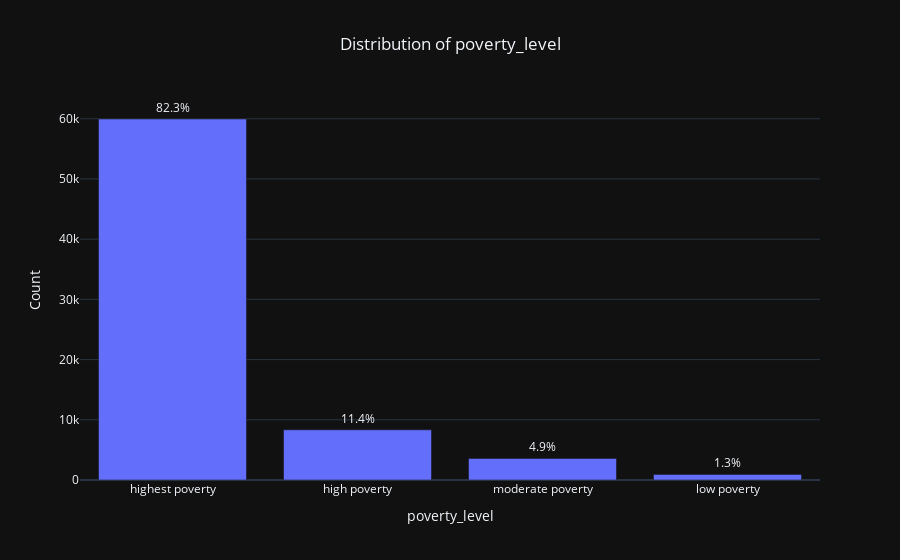
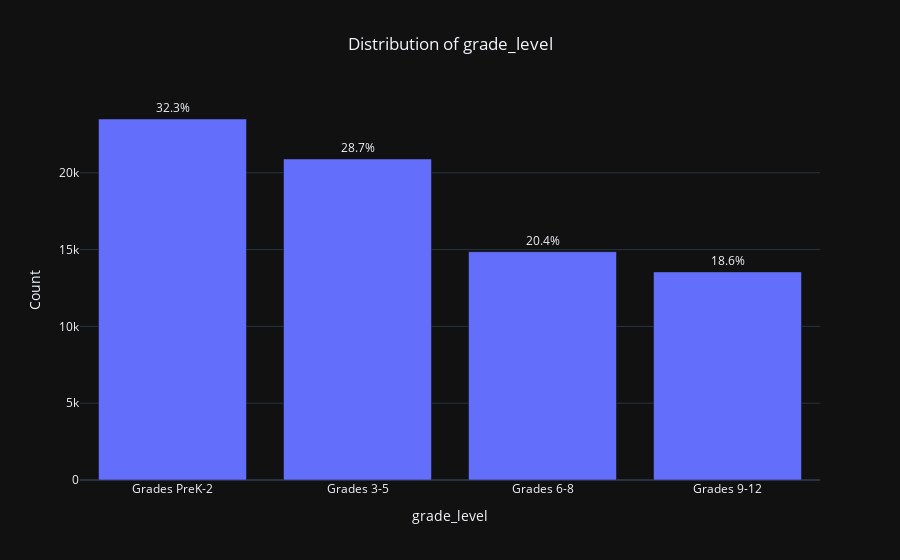
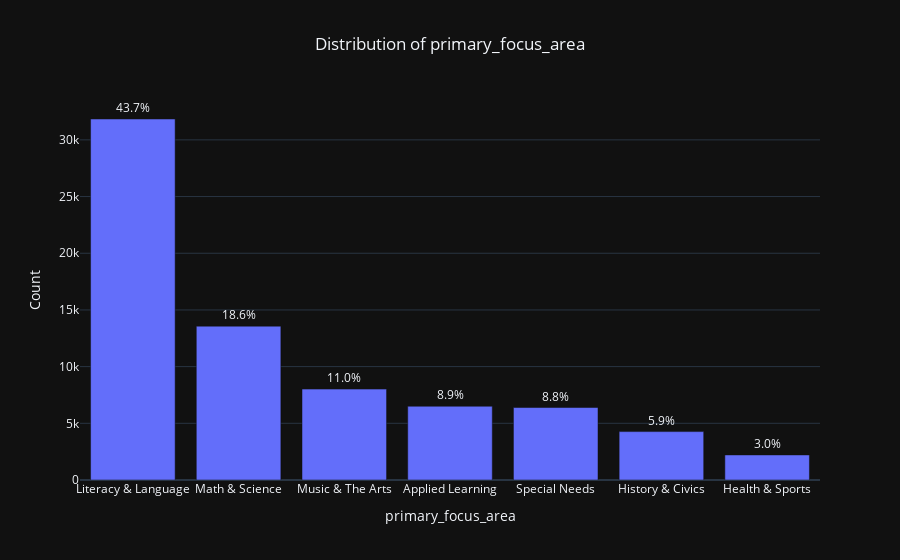
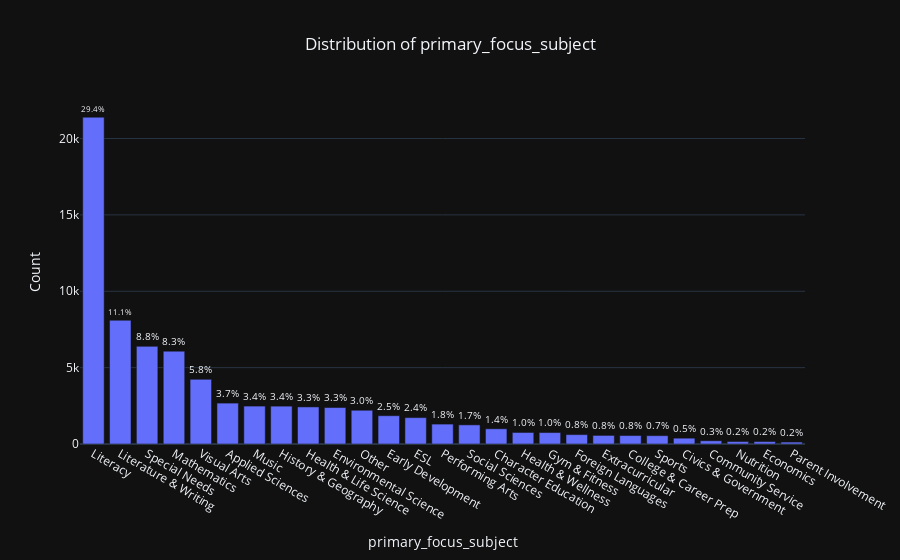

Notebook code for these charts, in order:
### Code cell
categorical_variables = ['poverty_level', 'grade_level', 'primary_focus_area', 'primary_focus_subject', 'school_metro']

for variable in categorical_variables:
    data = projects_ny[variable].value_counts(normalize=False).reset_index()  
    data['Percentage'] = (projects_ny[variable].value_counts(normalize=True) * 100).values 
    data.columns = [variable, 'Count', 'Percentage'] 
    
    fig = px.bar(
        data,
        x=variable,
        y='Count',
        text='Percentage', 
        title=f'Distribution of {variable}',
        labels={variable: variable, 'Count': 'Count'}
    )
    
    fig.update_traces(texttemplate='%{text:.1f}%', textposition='outside') 
    fig.update_layout(template='plotly_dark', title=dict(x=0.5))
    fig.show()

### Figure 1 — Plotly figure (JSON) as saved in the notebook; plotly's stock layout.template omitted (floating-point values rounded to 4 significant figures)
{"data": [{"alignmentgroup": "True", "hovertemplate": "poverty_level=%{x}<br>Count=%{y}<br>Percentage=%{text}<extra></extra>", "legendgroup": "", "marker": {"color": "#636efa", "pattern": {"shape": ""}}, "name": "", "offsetgroup": "", "orientation": "v", "showlegend": false, "text": [82.35, 11.44, 4.932, 1.279], "textposition": "outside", "texttemplate": "%{text:.1f}%", "type": "bar", "x": ["highest poverty", "high poverty", "moderate poverty", "low poverty"], "xaxis": "x", "y": [59958, 8330, 3591, 931], "yaxis": "y"}], "layout": {"barmode": "relative", "legend": {"tracegroupgap": 0}, "title": {"text": "Distribution of poverty_level", "x": 0.5}, "xaxis": {"anchor": "y", "domain": [0, 1], "title": {"text": "poverty_level"}}, "yaxis": {"anchor": "x", "domain": [0, 1], "title": {"text": "Count"}}}}

### Figure 2 — Plotly figure (JSON) as saved in the notebook; plotly's stock layout.template omitted (floating-point values rounded to 4 significant figures)
{"data": [{"alignmentgroup": "True", "hovertemplate": "grade_level=%{x}<br>Count=%{y}<br>Percentage=%{text}<extra></extra>", "legendgroup": "", "marker": {"color": "#636efa", "pattern": {"shape": ""}}, "name": "", "offsetgroup": "", "orientation": "v", "showlegend": false, "text": [32.28, 28.7, 20.41, 18.61], "textposition": "outside", "texttemplate": "%{text:.1f}%", "type": "bar", "x": ["Grades PreK-2", "Grades 3-5", "Grades 6-8", "Grades 9-12"], "xaxis": "x", "y": [23501, 20898, 14863, 13548], "yaxis": "y"}], "layout": {"barmode": "relative", "legend": {"tracegroupgap": 0}, "title": {"text": "Distribution of grade_level", "x": 0.5}, "xaxis": {"anchor": "y", "domain": [0, 1], "title": {"text": "grade_level"}}, "yaxis": {"anchor": "x", "domain": [0, 1], "title": {"text": "Count"}}}}

### Figure 3 — Plotly figure (JSON) as saved in the notebook; plotly's stock layout.template omitted (floating-point values rounded to 4 significant figures)
{"data": [{"alignmentgroup": "True", "hovertemplate": "primary_focus_area=%{x}<br>Count=%{y}<br>Percentage=%{text}<extra></extra>", "legendgroup": "", "marker": {"color": "#636efa", "pattern": {"shape": ""}}, "name": "", "offsetgroup": "", "orientation": "v", "showlegend": false, "text": [43.73, 18.64, 11.01, 8.938, 8.78, 5.863, 3.037], "textposition": "outside", "texttemplate": "%{text:.1f}%", "type": "bar", "x": ["Literacy & Language", "Math & Science", "Music & The Arts", "Applied Learning", "Special Needs", "History & Civics", "Health & Sports"], "xaxis": "x", "y": [31841, 13570, 8018, 6508, 6393, 4269, 2211], "yaxis": "y"}], "layout": {"barmode": "relative", "legend": {"tracegroupgap": 0}, "title": {"text": "Distribution of primary_focus_area", "x": 0.5}, "xaxis": {"anchor": "y", "domain": [0, 1], "title": {"text": "primary_focus_area"}}, "yaxis": {"anchor": "x", "domain": [0, 1], "title": {"text": "Count"}}}}

### Figure 4 — Plotly figure (JSON) as saved in the notebook; plotly's stock layout.template omitted (floating-point values rounded to 4 significant figures)
{"data": [{"alignmentgroup": "True", "hovertemplate": "primary_focus_subject=%{x}<br>Count=%{y}<br>Percentage=%{text}<extra></extra>", "legendgroup": "", "marker": {"color": "#636efa", "pattern": {"shape": ""}}, "name": "", "offsetgroup": "", "orientation": "v", "showlegend": false, "text": [29.39, 11.13, 8.78, 8.346, 5.812, 3.678, 3.409, 3.403, 3.333, 3.28, 3.035, 2.544, 2.372, 1.791, 1.72, 1.367, 1.037, 1.03, 0.8433, 0.7719, 0.7609, 0.7499, 0.5233, 0.2884, 0.2198, 0.217, 0.1717], "textposition": "outside", "texttemplate": "%{text:.1f}%", "type": "bar", "x": ["Literacy", "Literature & Writing", "Special Needs", "Mathematics", "Visual Arts", "Applied Sciences", "Music", "History & Geography", "Health & Life Science", "Environmental Science", "Other", "Early Development", "ESL", "Performing Arts", "Social Sciences", "Character Education", "Health & Wellness", "Gym & Fitness", "Foreign Languages", "Extracurricular", "College & Career Prep", "Sports", "Civics & Government", "Community Service", "Nutrition", "Economics", "Parent Involvement"], "xaxis": "x", "y": [21397, 8103, 6393, 6077, 4232, 2678, 2482, 2478, 2427, 2388, 2210, 1852, 1727, 1304, 1252, 995, 755, 750, 614, 562, 554, 546, 381, 210, 160, 158, 125], "yaxis": "y"}], "layout": {"barmode": "relative", "legend": {"tracegroupgap": 0}, "title": {"text": "Distribution of primary_focus_subject", "x": 0.5}, "xaxis": {"anchor": "y", "domain": [0, 1], "title": {"text": "primary_focus_subject"}}, "yaxis": {"anchor": "x", "domain": [0, 1], "title": {"text": "Count"}}}}
